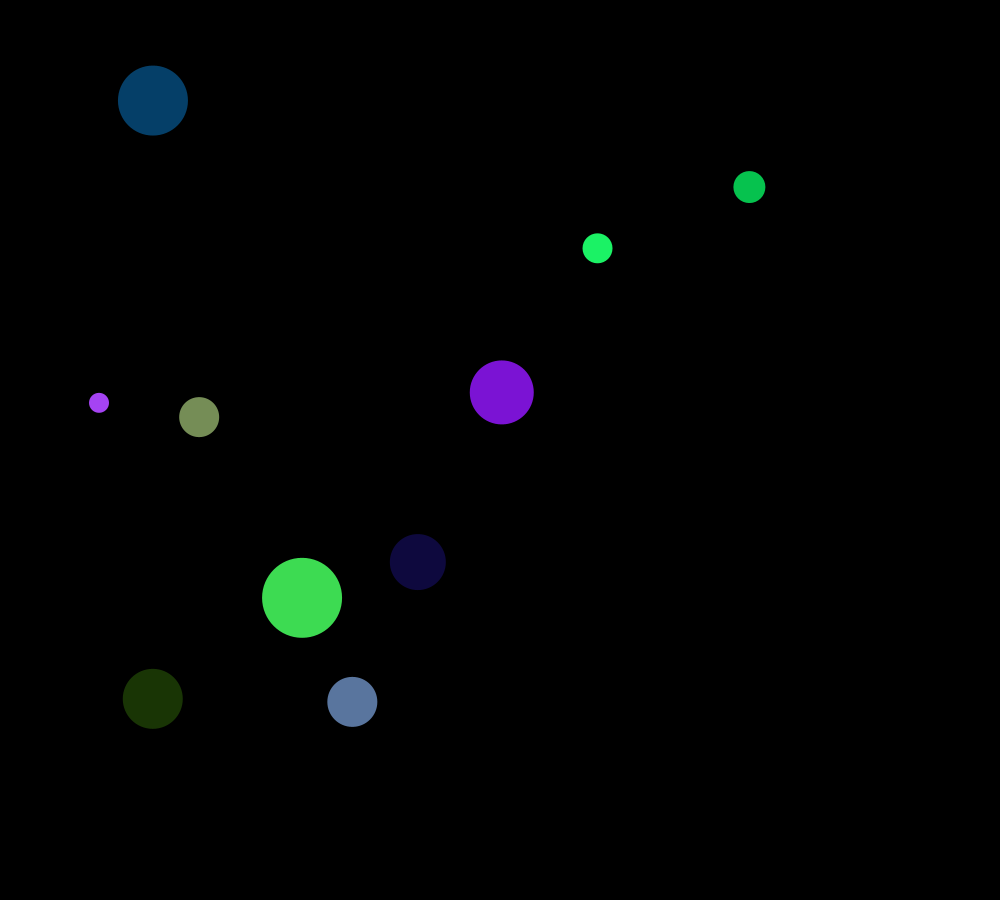
Frame 1 (no input)
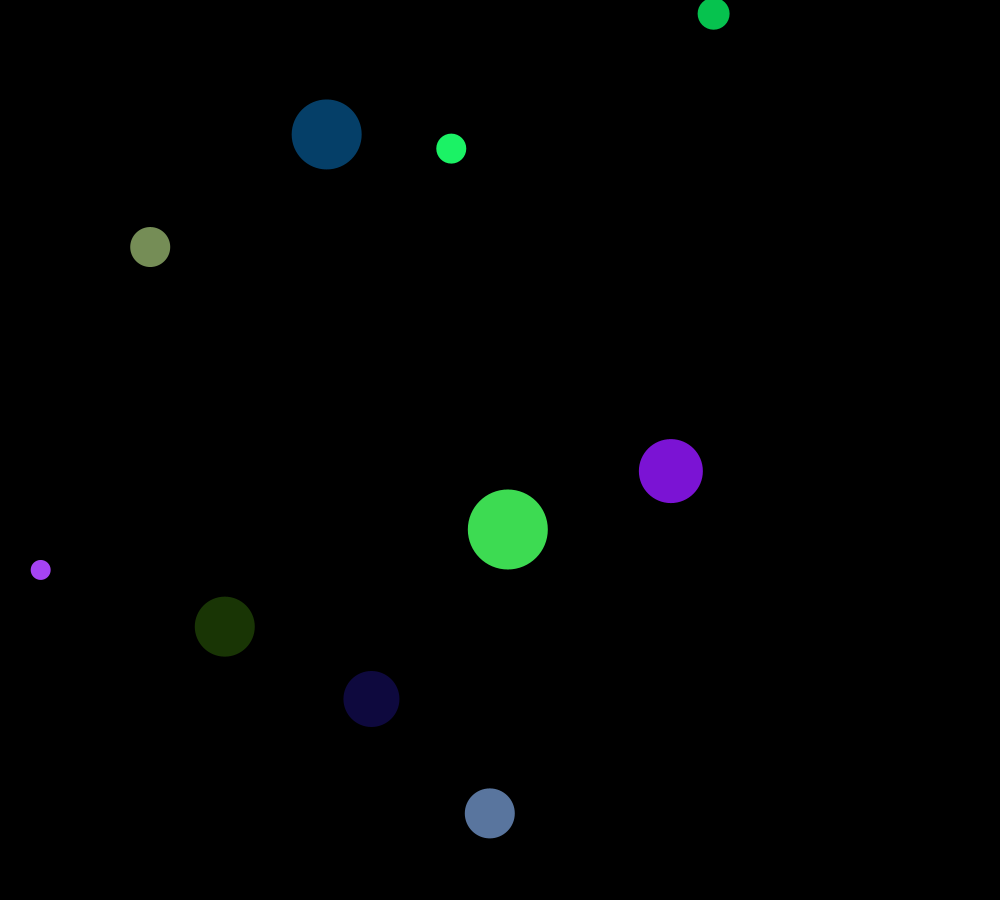
Frame 60 (the mouse pressed at the canvas centre just before this capture)
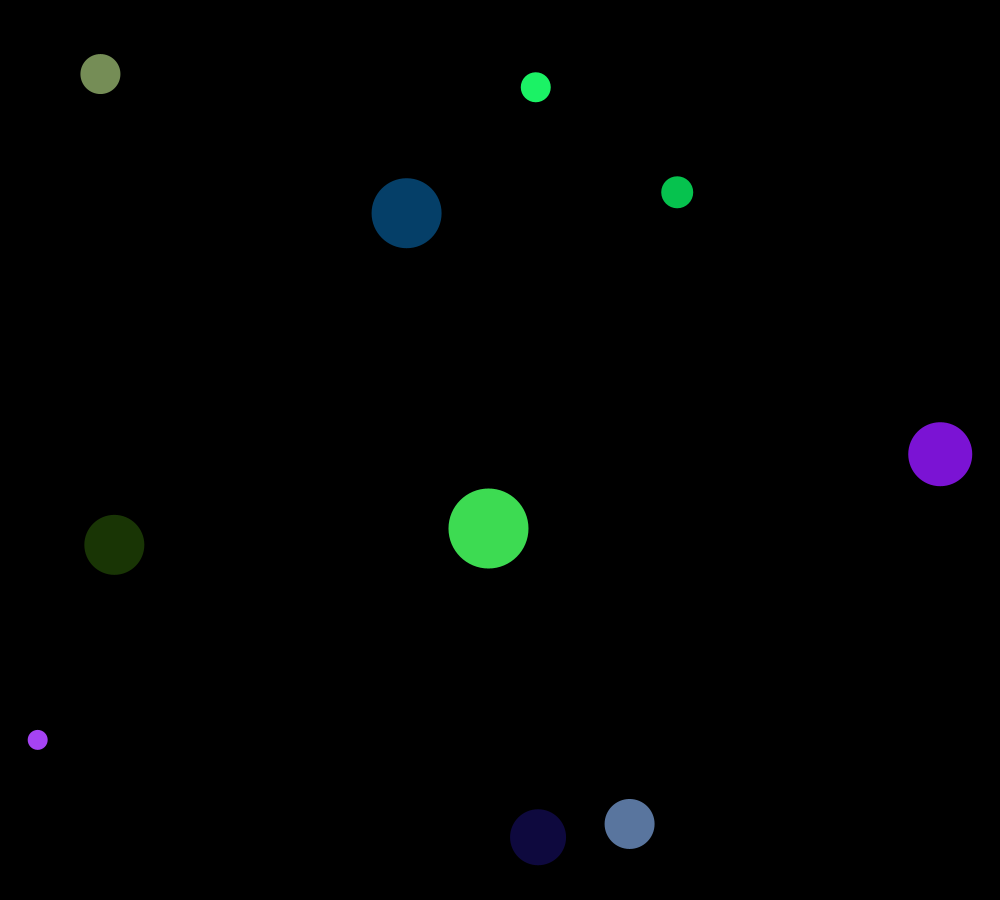
Frame 120 (the mouse held since frame 60 and released just before this capture)

The Processing sketch that drew these frames (run headless with seeded random() and noise(); from frame 60 on, the mouse is pressed at the canvas centre):

// Processing sketch: Lab4_4
// ── Lab4_4.pde
//Jack Dalton
// Example 1-1: Bouncing Ball, no vectors
Ball[] balls={
  new Ball(100,400,10),
  new Ball(300,600,40),
  new Ball(200,420,20),
  new Ball(150,700,30),
  new Ball(350,700,25),
  new Ball(600,250,15),
  new Ball(150,100,35),
  new Ball(500,390,32),
  new Ball(420,560,28),
  new Ball(750,190,16)
};

void setup() {
  size(1000, 900);
  smooth();
}

void draw() {
  background(0);
  int m = millis();
  print("timer"+m);
  print("\n");
  
  for(Ball b: balls)
  {
    b.update();
    b.display();
    b.checkBoundaryCollision();
  }
  
   balls[0].checkCollision(balls[1]);
   balls[0].checkCollision(balls[2]);
   balls[0].checkCollision(balls[3]);
   balls[0].checkCollision(balls[4]);
   balls[0].checkCollision(balls[5]);
   balls[0].checkCollision(balls[6]);
   balls[0].checkCollision(balls[7]);
   balls[0].checkCollision(balls[8]);
   balls[0].checkCollision(balls[9]);
   balls[1].checkCollision(balls[1]);
   balls[1].checkCollision(balls[0]);
   balls[1].checkCollision(balls[3]);
   balls[1].checkCollision(balls[4]);
   balls[1].checkCollision(balls[5]);
   balls[1].checkCollision(balls[6]);
   balls[1].checkCollision(balls[7]);
   balls[1].checkCollision(balls[8]);
   balls[1].checkCollision(balls[9]);
   balls[2].checkCollision(balls[1]);
   balls[2].checkCollision(balls[0]);
   balls[2].checkCollision(balls[3]);
   balls[2].checkCollision(balls[4]);
   balls[2].checkCollision(balls[5]);
   balls[2].checkCollision(balls[6]);
   balls[2].checkCollision(balls[7]);
   balls[2].checkCollision(balls[8]);
   balls[2].checkCollision(balls[9]);
   balls[3].checkCollision(balls[1]);
   balls[3].checkCollision(balls[2]);
   balls[3].checkCollision(balls[0]);
   balls[3].checkCollision(balls[4]);
   balls[3].checkCollision(balls[5]);
   balls[3].checkCollision(balls[6]);
   balls[3].checkCollision(balls[7]);
   balls[3].checkCollision(balls[8]);
   balls[3].checkCollision(balls[9]);
   balls[4].checkCollision(balls[1]);
   balls[4].checkCollision(balls[2]);
   balls[4].checkCollision(balls[3]);
   balls[4].checkCollision(balls[0]);
   balls[4].checkCollision(balls[5]);
   balls[4].checkCollision(balls[6]);
   balls[4].checkCollision(balls[7]);
   balls[4].checkCollision(balls[8]);
   balls[4].checkCollision(balls[9]);
   balls[5].checkCollision(balls[1]);
   balls[5].checkCollision(balls[2]);
   balls[5].checkCollision(balls[3]);
   balls[5].checkCollision(balls[4]);
   balls[5].checkCollision(balls[0]);
   balls[5].checkCollision(balls[6]);
   balls[5].checkCollision(balls[7]);
   balls[5].checkCollision(balls[8]);
   balls[5].checkCollision(balls[9]);
   balls[6].checkCollision(balls[1]);
   balls[6].checkCollision(balls[2]);
   balls[6].checkCollision(balls[3]);
   balls[6].checkCollision(balls[4]);
   balls[6].checkCollision(balls[5]);
   balls[6].checkCollision(balls[0]);
   balls[6].checkCollision(balls[7]);
   balls[6].checkCollision(balls[8]);
   balls[6].checkCollision(balls[9]);
   balls[7].checkCollision(balls[1]);
   balls[7].checkCollision(balls[2]);
   balls[7].checkCollision(balls[3]);
   balls[7].checkCollision(balls[4]);
   balls[7].checkCollision(balls[5]);
   balls[7].checkCollision(balls[6]);
   balls[7].checkCollision(balls[0]);
   balls[7].checkCollision(balls[8]);
   balls[7].checkCollision(balls[9]);
   balls[8].checkCollision(balls[1]);
   balls[8].checkCollision(balls[2]);
   balls[8].checkCollision(balls[3]);
   balls[8].checkCollision(balls[4]);
   balls[8].checkCollision(balls[5]);
   balls[8].checkCollision(balls[6]);
   balls[8].checkCollision(balls[7]);
   balls[8].checkCollision(balls[0]);
   balls[8].checkCollision(balls[9]);
   balls[9].checkCollision(balls[1]);
   balls[9].checkCollision(balls[2]);
   balls[9].checkCollision(balls[3]);
   balls[9].checkCollision(balls[4]);
   balls[9].checkCollision(balls[5]);
   balls[9].checkCollision(balls[6]);
   balls[9].checkCollision(balls[7]);
   balls[9].checkCollision(balls[8]);
   balls[9].checkCollision(balls[0]);
         
 
  // Add the current speed to the location.

}
// ── Ball.pde
class Ball {
  PVector position;
  PVector velocity;
  int time =millis();
  int wait = millis()+3000;
  float radius, m;
  int r;
  int g;
  int b;

  

  Ball(float x, float y, float r_) {
    position = new PVector(x, y);
    velocity = PVector.random2D();
    velocity.mult(3);
    radius = r_;
    m = radius*.1;
    r = Math.round(random(1,255));
    g = Math.round(random(1,255));
    b = Math.round(random(1,255));
  }

  void update() {
    position.add(velocity);
  }

  void checkBoundaryCollision() {
    if (position.x > width-radius) {
      position.x = width-radius;
      velocity.x *= -1;
    } else if (position.x < radius) {
      position.x = radius;
      velocity.x *= -1;
    } else if (position.y > height-radius) {
      position.y = height-radius;
      velocity.y *= -1;
    } else if (position.y < radius) {
      position.y = radius;
      velocity.y *= -1;
    }
  }

  void checkCollision(Ball other) {

    // Get distances between the balls components
    PVector distanceVect = PVector.sub(other.position, position);

    // Calculate magnitude of the vector separating the balls
    float distanceVectMag = distanceVect.mag();

    // Minimum distance before they are touching
    float minDistance = radius + other.radius;

    if (distanceVectMag < minDistance) {
      float distanceCorrection = (minDistance-distanceVectMag)/2.0;
      PVector d = distanceVect.copy();
      PVector correctionVector = d.normalize().mult(distanceCorrection);
      other.position.add(correctionVector);
      position.sub(correctionVector);

      // get angle of distanceVect
      float theta  = distanceVect.heading();
      // precalculate trig values
      float sine = sin(theta);
      float cosine = cos(theta);

      /* bTemp will hold rotated ball positions. You 
       just need to worry about bTemp[1] position*/
      PVector[] bTemp = {
        new PVector(), new PVector()
      };

      /* this ball's position is relative to the other
       so you can use the vector between them (bVect) as the 
       reference point in the rotation expressions.
       bTemp[0].position.x and bTemp[0].position.y will initialize
       automatically to 0.0, which is what you want
       since b[1] will rotate around b[0] */
      bTemp[1].x  = cosine * distanceVect.x + sine * distanceVect.y;
      bTemp[1].y  = cosine * distanceVect.y - sine * distanceVect.x;

      // rotate Temporary velocities
      PVector[] vTemp = {
        new PVector(), new PVector()
      };

      vTemp[0].x  = cosine * velocity.x + sine * velocity.y;
      vTemp[0].y  = cosine * velocity.y - sine * velocity.x;
      vTemp[1].x  = cosine * other.velocity.x + sine * other.velocity.y;
      vTemp[1].y  = cosine * other.velocity.y - sine * other.velocity.x;

      /* Now that velocities are rotated, you can use 1D
       conservation of momentum equations to calculate 
       the final velocity along the x-axis. */
      PVector[] vFinal = {  
        new PVector(), new PVector()
      };

      // final rotated velocity for b[0]
      vFinal[0].x = ((m - other.m) * vTemp[0].x + 2 * other.m * vTemp[1].x) / (m + other.m);
      vFinal[0].y = vTemp[0].y;

      // final rotated velocity for b[0]
      vFinal[1].x = ((other.m - m) * vTemp[1].x + 2 * m * vTemp[0].x) / (m + other.m);
      vFinal[1].y = vTemp[1].y;

      // hack to avoid clumping
      bTemp[0].x += vFinal[0].x;
      bTemp[1].x += vFinal[1].x;

      /* Rotate ball positions and velocities back
       Reverse signs in trig expressions to rotate 
       in the opposite direction */
      // rotate balls
      PVector[] bFinal = { 
        new PVector(), new PVector()
      };

      bFinal[0].x = cosine * bTemp[0].x - sine * bTemp[0].y;
      bFinal[0].y = cosine * bTemp[0].y + sine * bTemp[0].x;
      bFinal[1].x = cosine * bTemp[1].x - sine * bTemp[1].y;
      bFinal[1].y = cosine * bTemp[1].y + sine * bTemp[1].x;

      // update balls to screen position
      other.position.x = position.x + bFinal[1].x;
      other.position.y = position.y + bFinal[1].y;

      position.add(bFinal[0]);

      // update velocities
      velocity.x = cosine * vFinal[0].x - sine * vFinal[0].y;
      velocity.y = cosine * vFinal[0].y + sine * vFinal[0].x;
      other.velocity.x = cosine * vFinal[1].x - sine * vFinal[1].y;
      other.velocity.y = cosine * vFinal[1].y + sine * vFinal[1].x;
      
    }
  }

  void display() {
    noStroke();
    fill(r,g,b);
    
    ellipse(position.x, position.y, radius*2, radius*2);
  }
}
